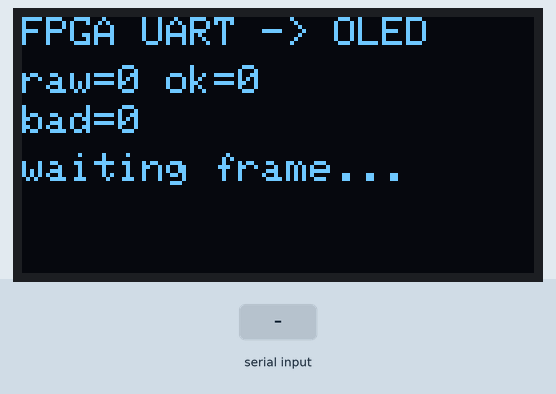
This program was run on a simulated ESP32. Shown: 128×64 one-colour display. The test bench sets the inputs (shaded band). What the program prints to the serial monitor is not drawn.

Above: at 1.2 s.
1.3 s: "1" received over the second serial link
At 1.8 s:
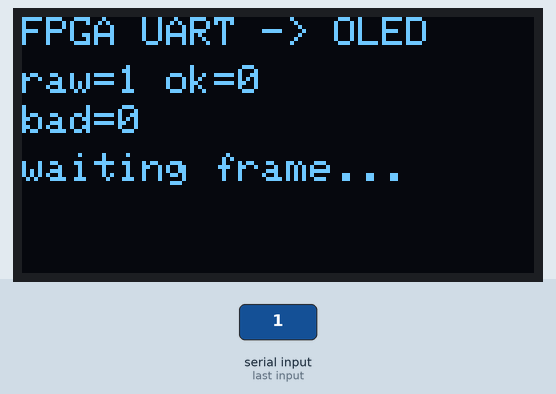
2.9 s: "0" received over the second serial link
At 4.2 s:
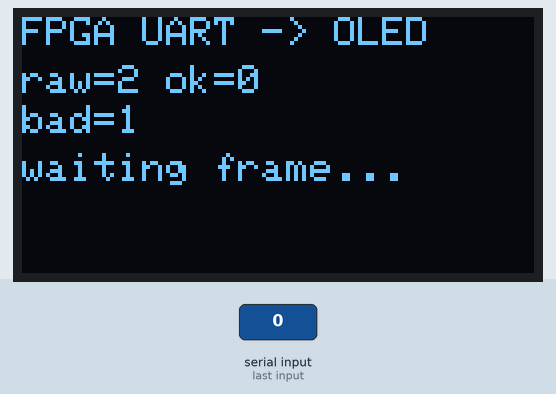
4.5 s: "2" received over the second serial link
At 5.6 s:
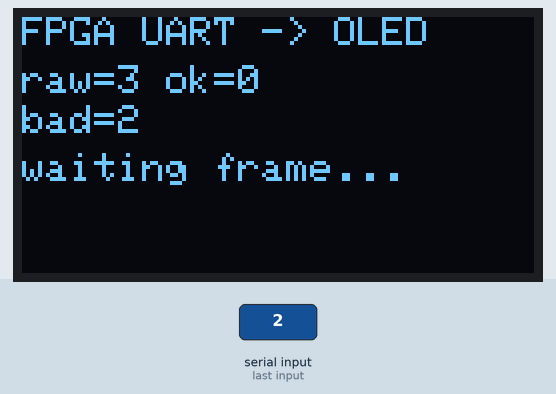
Timing chart, 0 to 7.5 s (numbered marks = the images above; inputs shaded):
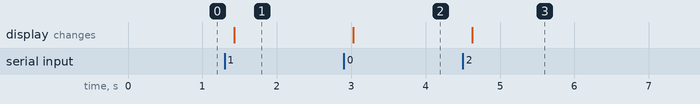

The program:

main.cpp
```cpp
#include <Arduino.h>
#include <Wire.h>
#include <Adafruit_GFX.h>
#include <Adafruit_SSD1306.h>

HardwareSerial fpga_uart(2); // RX=17, TX disabled

static constexpr uint8_t OLED_W = 128;
static constexpr uint8_t OLED_H = 64;
static constexpr int OLED_RST = -1;
static constexpr uint8_t OLED_ADDR = 0x3C;

static constexpr int I2C_SDA_PIN = 27;
static constexpr int I2C_SCL_PIN = 26;

Adafruit_SSD1306 display(OLED_W, OLED_H, &Wire, OLED_RST);

static uint32_t raw_rx_count = 0;
static uint32_t frame_count = 0;
static uint32_t bad_header_count = 0;
static uint16_t last_payload = 0;
static bool has_payload = false;
static unsigned long last_ui_ms = 0;
static int last_key0 = 0;
static int last_key1 = 0;
static uint16_t last_sw = 0;

void draw_status() {
    display.clearDisplay();
    display.setTextSize(1);
    display.setTextColor(SSD1306_WHITE);
    display.setCursor(0, 0);
    display.println("FPGA UART -> OLED");

    display.setCursor(0, 12);
    display.print("raw=");
    display.print(raw_rx_count);
    display.print(" ok=");
    display.print(frame_count);

    display.setCursor(0, 22);
    display.print("bad=");
    display.print(bad_header_count);

    display.setCursor(0, 34);
    if (has_payload) {
        display.print("p=0x");
        display.print(last_payload, HEX);
        display.print(" k0=");
        display.print(last_key0);
        display.print(" k1=");
        display.print(last_key1);

        display.setCursor(0, 46);
        display.print("sw=");
        for (int i = 9; i >= 0; --i) {
            display.print((last_sw >> i) & 0x1);
        }
    } else {
        display.print("waiting frame...");
    }

    display.display();
}

void setup() {
    Serial.begin(9600);
    // TX disabled (-1) to avoid driving FPGA TX line by mistake.
    fpga_uart.begin(9600, SERIAL_8N1, 17, -1);

    Wire.begin(I2C_SDA_PIN, I2C_SCL_PIN);
    if (!display.begin(SSD1306_SWITCHCAPVCC, OLED_ADDR)) {
        Serial.println("OLED init failed");
    }
    draw_status();
}

void loop() {
    static int have_prev = 0;
    static uint8_t prev_b = 0;

    while (fpga_uart.available() > 0) {
        uint8_t b = static_cast<uint8_t>(fpga_uart.read());
        raw_rx_count++;
        Serial.write(b);

        if (!have_prev) {
            prev_b = b;
            have_prev = 1;
            continue;
        }

        uint16_t payload = static_cast<uint16_t>(prev_b << 8) | b;
        prev_b = b;

        if ((payload & 0xF000) == 0xA000) {
            frame_count++;
            has_payload = true;
            last_payload = payload;

            uint16_t data12 = payload & 0x0FFF;
            last_key0 = (data12 & 0x0001) ? 1 : 0;
            last_key1 = (data12 & 0x0002) ? 1 : 0;
            last_sw = static_cast<uint16_t>((data12 >> 2) & 0x03FF);
        } else {
            bad_header_count++;
        }
    }

    unsigned long now = millis();
    if (now - last_ui_ms >= 200UL) {
        last_ui_ms = now;
        draw_status();
    }
}
```

Measured:
- after the input at 1.3 s, the display: changes after 0.13 s (image 1)
- after the input at 2.9 s, the display: changes after 0.13 s (image 2)
- after the input at 4.5 s, the display: changes after 0.13 s (image 3)
